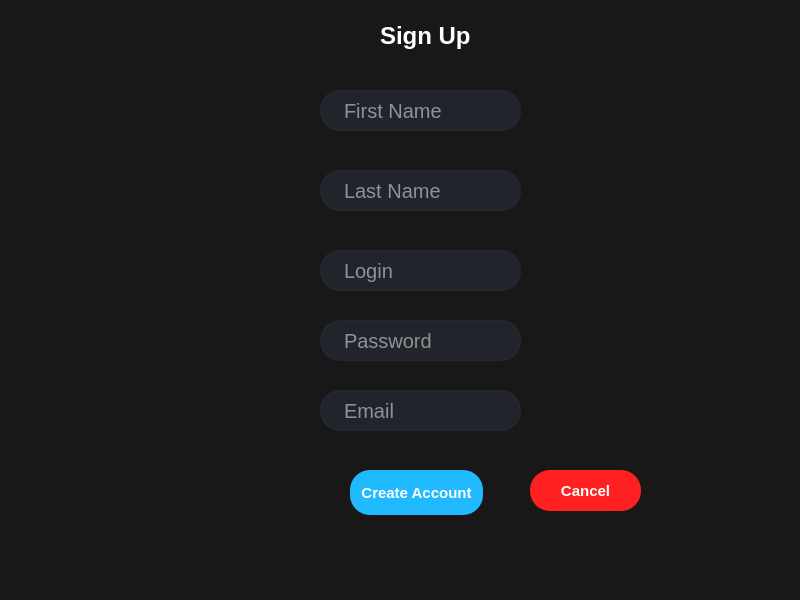
<?xml version="1.0" encoding="UTF-8"?>
<ui version="4.0">
 <class>MainWindow</class>
 <widget class="QMainWindow" name="MainWindow">
  <property name="geometry">
   <rect>
    <x>0</x>
    <y>0</y>
    <width>800</width>
    <height>600</height>
   </rect>
  </property>
  <property name="font">
   <font>
    <family>Segoe UI</family>
    <pointsize>8</pointsize>
    <italic>false</italic>
    <bold>false</bold>
   </font>
  </property>
  <property name="windowTitle">
   <string>MainWindow</string>
  </property>
  <property name="styleSheet">
   <string notr="true">font: 8pt &quot;Segoe UI&quot;;
background-color: rgb(24, 24, 24);</string>
  </property>
  <widget class="QWidget" name="centralwidget">
   <widget class="QPushButton" name="button_inscription">
    <property name="geometry">
     <rect>
      <x>350</x>
      <y>470</y>
      <width>133</width>
      <height>45</height>
     </rect>
    </property>
    <property name="styleSheet">
     <string notr="true">QPushButton{
	border-radius: 20px;
	background-color: rgb(33, 185, 255);
	font-weight:  bold;
	font-size: 15px;
	color: rgb(255, 255, 255);
}

QPushButton:hover{
	
	background-color: rgb(16, 124, 255);
}</string>
    </property>
    <property name="text">
     <string>Create Account</string>
    </property>
   </widget>
   <widget class="QLabel" name="label_error">
    <property name="geometry">
     <rect>
      <x>470</x>
      <y>540</y>
      <width>291</width>
      <height>21</height>
     </rect>
    </property>
    <property name="styleSheet">
     <string notr="true">color: rgb(255, 16, 20);
font-size: 16px;</string>
    </property>
    <property name="text">
     <string/>
    </property>
   </widget>
   <widget class="QLineEdit" name="input_prenom">
    <property name="geometry">
     <rect>
      <x>320</x>
      <y>90</y>
      <width>201</width>
      <height>41</height>
     </rect>
    </property>
    <property name="font">
     <font>
      <family>Segoe UI</family>
      <pointsize>-1</pointsize>
      <italic>false</italic>
      <bold>false</bold>
     </font>
    </property>
    <property name="styleSheet">
     <string notr="true">QLineEdit {
	border: 2px solid rgb(37,39,48);	
	border-radius: 20px;
	color: #FFF;
	padding-left: 20px;
	padding-right:20px;
	background-color: rgb(34,36,44);
	font-size: 20px;
}

QLineEdit:hover{
	background-color: rgb(48,50,62);
}

QLineEdit:focus{
	border: 2px solid rgb(65,70,155);
}</string>
    </property>
    <property name="placeholderText">
     <string>First Name</string>
    </property>
   </widget>
   <widget class="QLineEdit" name="input_nom">
    <property name="geometry">
     <rect>
      <x>320</x>
      <y>170</y>
      <width>201</width>
      <height>41</height>
     </rect>
    </property>
    <property name="styleSheet">
     <string notr="true">QLineEdit {
	border: 2px solid rgb(37,39,48);	
	border-radius: 20px;
	color: #FFF;
	padding-left: 20px;
	padding-right:20px;
	background-color: rgb(34,36,44);
	font-size: 20px;
}

QLineEdit:hover{
	background-color: rgb(48,50,62);
}

QLineEdit:focus{
	border: 2px solid rgb(65,70,155);
}</string>
    </property>
    <property name="placeholderText">
     <string>Last Name</string>
    </property>
   </widget>
   <widget class="QLineEdit" name="input_login">
    <property name="geometry">
     <rect>
      <x>320</x>
      <y>250</y>
      <width>201</width>
      <height>41</height>
     </rect>
    </property>
    <property name="styleSheet">
     <string notr="true">QLineEdit {
	border: 2px solid rgb(37,39,48);	
	border-radius: 20px;
	color: #FFF;
	padding-left: 20px;
	padding-right:20px;
	background-color: rgb(34,36,44);
	font-size: 20px;
}

QLineEdit:hover{
	background-color: rgb(48,50,62);
}

QLineEdit:focus{
	border: 2px solid rgb(65,70,155);
}</string>
    </property>
    <property name="placeholderText">
     <string>Login</string>
    </property>
   </widget>
   <widget class="QLineEdit" name="input_password">
    <property name="geometry">
     <rect>
      <x>320</x>
      <y>320</y>
      <width>201</width>
      <height>41</height>
     </rect>
    </property>
    <property name="styleSheet">
     <string notr="true">QLineEdit {
	border: 2px solid rgb(37,39,48);	
	border-radius: 20px;
	color: #FFF;
	padding-left: 20px;
	padding-right:20px;
	background-color: rgb(34,36,44);
	font-size: 20px;
}

QLineEdit:hover{
	background-color: rgb(48,50,62);
}

QLineEdit:focus{
	border: 2px solid rgb(65,70,155);
}</string>
    </property>
    <property name="text">
     <string/>
    </property>
    <property name="placeholderText">
     <string>Password</string>
    </property>
   </widget>
   <widget class="QLineEdit" name="input_email">
    <property name="geometry">
     <rect>
      <x>320</x>
      <y>390</y>
      <width>201</width>
      <height>41</height>
     </rect>
    </property>
    <property name="styleSheet">
     <string notr="true">QLineEdit {
	border: 2px solid rgb(37,39,48);	
	border-radius: 20px;
	color: #FFF;
	padding-left: 20px;
	padding-right:20px;
	background-color: rgb(34,36,44);
	font-size: 20px;
}

QLineEdit:hover{
	background-color: rgb(48,50,62);
}

QLineEdit:focus{
	border: 2px solid rgb(65,70,155);
}</string>
    </property>
    <property name="text">
     <string/>
    </property>
    <property name="placeholderText">
     <string>Email</string>
    </property>
   </widget>
   <widget class="QLabel" name="label">
    <property name="geometry">
     <rect>
      <x>380</x>
      <y>10</y>
      <width>161</width>
      <height>51</height>
     </rect>
    </property>
    <property name="styleSheet">
     <string notr="true">QLabel{
	font-size: 24px;
	font-weight: bold;
	
	color: rgb(255, 255, 255);
}</string>
    </property>
    <property name="text">
     <string>Sign Up</string>
    </property>
   </widget>
   <widget class="QPushButton" name="button_back">
    <property name="geometry">
     <rect>
      <x>530</x>
      <y>470</y>
      <width>111</width>
      <height>41</height>
     </rect>
    </property>
    <property name="styleSheet">
     <string notr="true">QPushButton{
	border-radius: 20px;
	background-color: rgb(255, 33, 33);
	font-weight:  bold;
	font-size: 15px;
	color: rgb(255, 255, 255);
}

QPushButton:hover{
	
	background-color: rgb(16, 124, 255);
}</string>
    </property>
    <property name="text">
     <string>Cancel</string>
    </property>
   </widget>
  </widget>
  <widget class="QMenuBar" name="menubar">
   <property name="geometry">
    <rect>
     <x>0</x>
     <y>0</y>
     <width>800</width>
     <height>23</height>
    </rect>
   </property>
  </widget>
  <widget class="QStatusBar" name="statusbar"/>
 </widget>
 <resources/>
 <connections/>
</ui>
